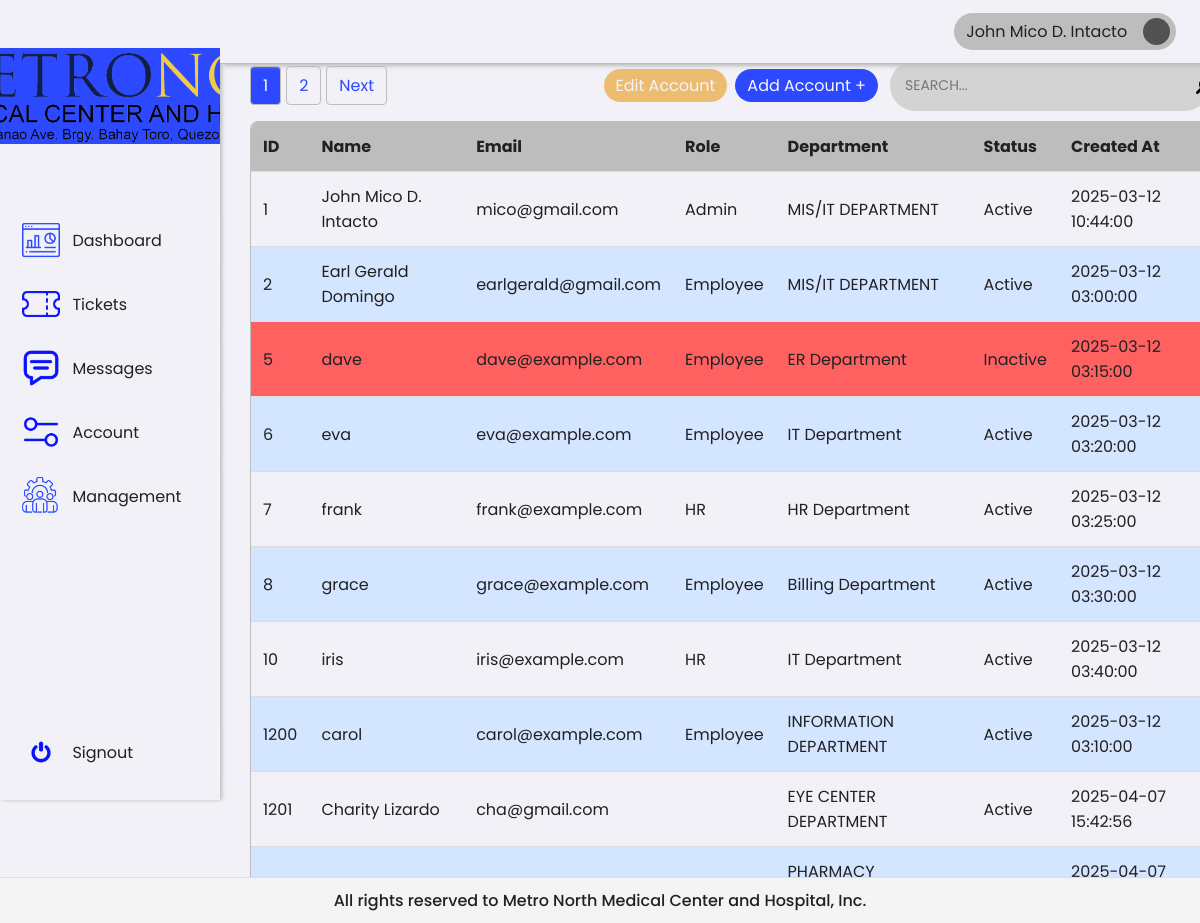
The app's page /1/hrAdmin/management.php (signed in), older data.
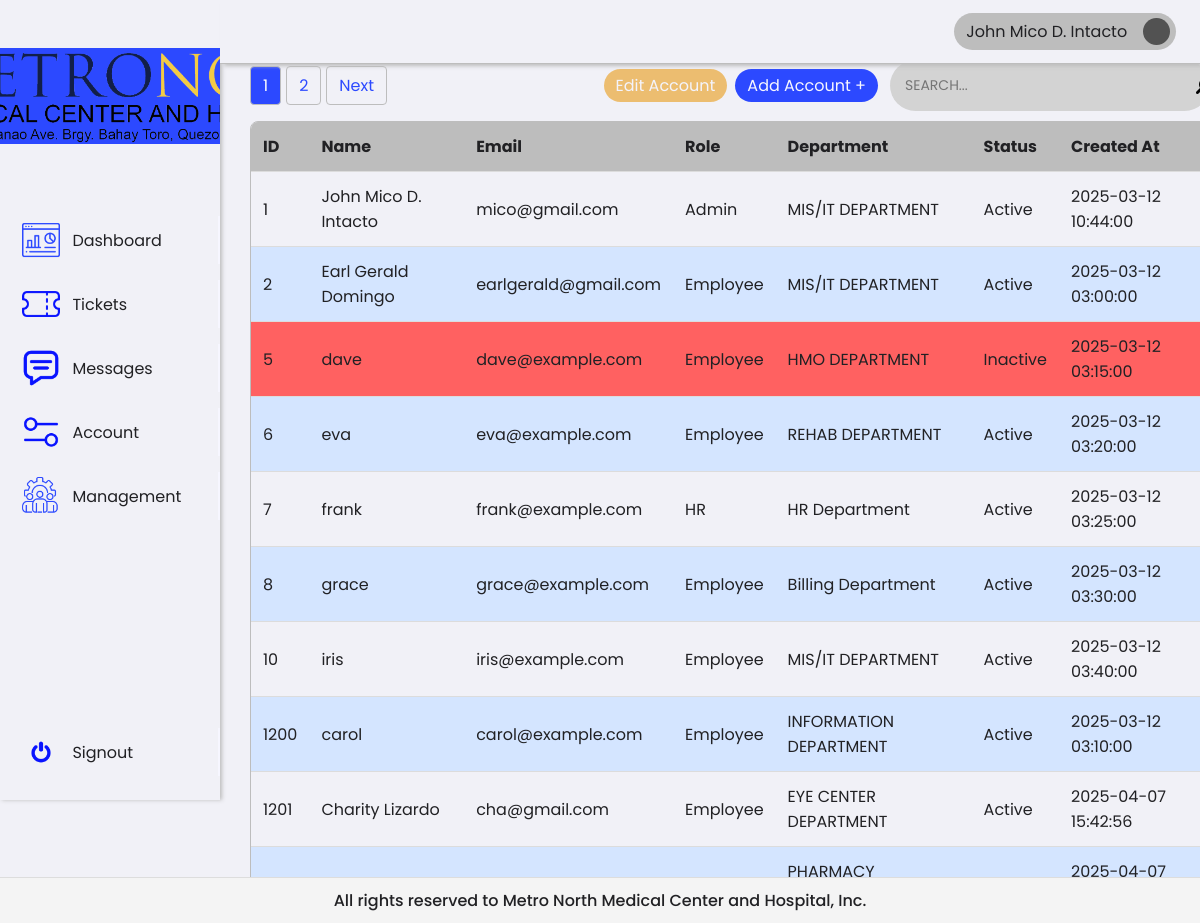
The same page, newer data.
### tables this page shows
CREATE TABLE `users` (
  `id` int(11) NOT NULL,
  `name` varchar(255) NOT NULL,
  `email` varchar(255) NOT NULL,
  `password` varchar(255) NOT NULL,
  `role` enum('Employee','HR','Admin','Disable') NOT NULL,
  `department` varchar(255) DEFAULT NULL,
  `status` enum('Active','Inactive') NOT NULL,
  `created_at` timestamp NOT NULL DEFAULT current_timestamp()
);

### 0/includes/accountQuery.php (called while the page is built, shortened)
<?php
try {
    require '../../0/includes/db.php';
    $limit = 10;
    $page = isset($_GET['page']) && is_numeric($_GET['page']) ? (int) $_GET['page'] : 1;
    $offset = ($page - 1) * $limit;
    $sql = "SELECT id, name, email, role, department, status, created_at
            FROM users
            LIMIT :limit OFFSET :offset";
    $stmt = $pdo->prepare($sql);
    $stmt->bindParam(':limit', $limit, PDO::PARAM_INT);
    $stmt->bindParam(':offset', $offset, PDO::PARAM_INT);
    $stmt->execute();
    $users = $stmt->fetchAll(PDO::FETCH_ASSOC);
} catch (PDOException $e) {
    die("Database connection failed: " . $e->getMessage());
}
?>

### 1/hrAdmin/management.php (the view, shortened to what the changed rows need)
<?php
require_once '../../0/includes/employeeTicket.php';
require_once '../../0/includes/accountQuery.php';
?>
<!DOCTYPE html>
<html lang="en">
<head>
    <link rel="stylesheet" href="../../assets/css/framework.css">
    <link rel="stylesheet" href="../../assets/css/management.css">
</head>
<body>
    <div class="container">
        <div class="content">
            <div class="tableContainer">
                <table>
                    <thead>
                        <tr>
                            <th>ID <i class="fas fa-sort"></i></th>
                            <th>Name <i class="fas fa-sort"></i></th>
                            <th>Email <i class="fas fa-sort"></i></th>
                            <th>Role <i class="fas fa-sort"></i></th>
                            <th>Department <i class="fas fa-sort"></i></th>
                            <th>Status <i class="fas fa-sort"></i></th>
                            <th>Created At <i class="fas fa-sort"></i></th>
                        </tr>
                    </thead>
                    <tbody>
                        <?php if (!empty($users)): ?>
                            <?php foreach ($users as $user): ?>
                                <tr data-id="<?= htmlspecialchars($user['id']) ?>"
                                    class="<?= htmlspecialchars($user['status']) === 'Inactive' ? 'inactive-row' : '' ?>">
                                    <td><?= htmlspecialchars($user['id']) ?></td>
                                    <td><?= htmlspecialchars($user['name']) ?></td>
                                    <td><?= htmlspecialchars($user['email']) ?></td>
                                    <td><?= htmlspecialchars($user['role']) ?></td>
                                    <td><?= htmlspecialchars($user['department']) ?></td>
                                    <td><?= htmlspecialchars($user['status']) ?> </td>
                                    <td><?= htmlspecialchars($user['created_at']) ?></td>
                                </tr>
                            <?php endforeach; ?>
                        <?php else: ?>
                            <tr>
                                <td colspan="10" style="text-align: center;">No Users found</td>
                            </tr>
                        <?php endif; ?>
                    </tbody>
                </table>
            </div>
        </div>
    </div>
</body>
</html>

Row changes from the older to the newer data that the page shows:
changed users "dave": department "ER Department" → "HMO DEPARTMENT"
changed users "eva": department "IT Department" → "REHAB DEPARTMENT"
changed users "iris": role "HR" → "Employee"; department "IT Department" → "MIS/IT DEPARTMENT"
changed users "Charity Lizardo": role (not shown) → "Employee"
